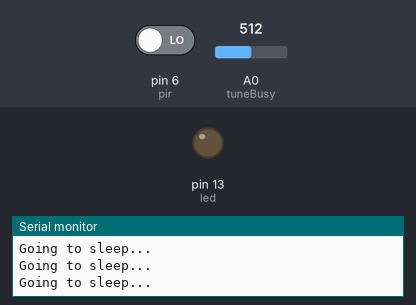
The sketch below on a simulated Arduino Pro Mini, built with avr-gcc and run on an emulated ATmega328P. Parts: output pins drawn as LEDs (lit = HIGH), the last lines printed to the serial monitor. The test bench sets the inputs (shaded band); at power-on: pin 6 (pir) LOW, A0 (tuneBusy) = 512. Sleep ends after the set time or at an interrupt; pins used as bus, display or sensor lines are not drawn.

Above: at 1.8 s.
1.9 s: pin 6 (pir) driven HIGH
At 3.3 s:
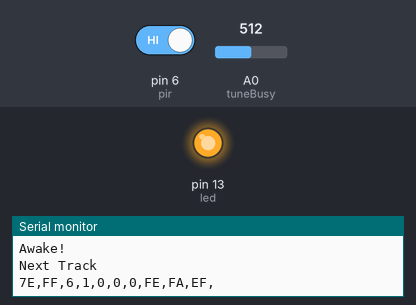
Timing chart, 0 to 4.9 s (numbered marks = the images above; inputs shaded):
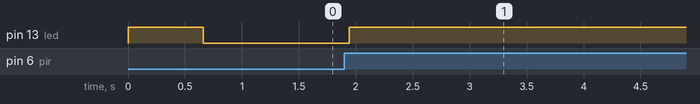

The sketch:

SolarBirdSongUnitv6.ino
```cpp
/*
  The code for a Solar Powered Birdsong Unit
  This is recharged by solar PV power
  It has a PIR which sets off birdsong stored onto
  a SoundOut MP3 Audio Module (EA MOD 1021) from Embedded Adventures
  http://www.embeddedadventures.com/soundout_mp3_module_mod-1021.html

  The power to the sound unit and amplifier are controlled
  using a digital output pin.

  This must have a decent power supply (eg. battery) or it will brown-out reset.

  This runs on a Pro-mini 5V
  It uses a Sound Module MOD-1007 from Embedded adventures. (change to SoundOut MP3 module)
  A li-po rider + PV module is used to recharge a 2000mAh li-ion battery
  A simple PIR sensor is used to trigger the unit.

  To reduce power consumption the unit goes to sleep a LOT.
  A WDT wakes it up every 0.5s to check on the PIR.
  If its triggered the a random sound file is played.
  If not then it just goes back to sleep again.
  Current when asleep = 1-1.5mA
  Current when awake = 20mA
  Current when playing sounds = 100-200mA.

  More infomation here:
  matt@re-innovation.co.uk
  www.re-innovation.co.uk

*/

/*
  Updates:
  5/5/15  First version of the code - Matt Little
  1/6/15  Adding sleep code to reduce power consumption - Matt Little

*/
#include <stdlib.h>
#include "Arduino.h"
#include <avr/sleep.h>
#include <avr/power.h>
#include <avr/wdt.h>
#include <SoftwareSerial.h>
#include <EEPROM.h>

// ***** Digital I/O *********
#define powerControl  5
#define pir 6
#define led 13

// Sound Module Connections
//#define RST 9    // change - pin 11
#define TX 11    // " 12
#define RX 10   // " 13

// Define the MP3 Module's Commands that we'll be using
#define cmdNextTrack  0x01                  // Next track.
#define cmdPrevTrack  0x02                  // Previous track.
#define cmdRepeatPlay 0x11                  // Repeat play.

#define cmdSetVolume  0x06                  // Set Volume to a specified value.
#define cmdSetEq      0x07                  // Set Equalizer to a specified value.
#define cmdReset      0x0c                  // Reset MP3 Module.
#define cmdsdTracks      0x47                // Reset MP3 Module.

// ******* Analogue I/O **********
int tuneBusy = A0;  // Measure when the audio module has finnished.

int savedVolume = 0;                        // EEPROM locations for saving current volume
int savedEq = 2;                            // and equalizer values.

int sensorValue = 0;  // Holds the busy pin sensor value.

boolean busyPin = 0;  // This is a flag for the busyPin

volatile int f_wdt = 1;

SoftwareSerial mp3(RX, TX); // RX, TX

unsigned int volume = 10;                   // Starting MP3 module volume (0 - 31).
unsigned int eq = 0;                        // Normal/Pop/Rock/Jazz/Classic/Base equalizer.

unsigned int playTune = 0;  // This holds a random number from

byte data[10];
char inByte;

// Initialize send buffer for MP3 module command string.
byte cmdBuff[10] = {0x7e,                   // Start Byte, always 0x7e.
                    0xff,                   // Version, always 0xff.
                    0x06,                   // Data length, always 0x06 for us.
                    0x00,                   // Command value.
                    0x00,                   // Feedback, always 0x00 ('No feedback') for us.
                    0x00,                   // Command parameter Hi Byte.
                    0x00,                   // Command paramemer Lo Byte.
                    0x00,                   // Checksum Hi Byte.
                    0x00,                   // Checksum Lo Byte.
                    0xef                    // End Byte, always 0xef.
                   };


/***************************************************
 *  Name:        ISR(WDT_vect)
 *
 *  Returns:     Nothing.
 *
 *  Parameters:  None.
 *
 *  Description: Watchdog Interrupt Service. This
 *               is executed when watchdog timed out.
 *
 ***************************************************/
ISR(WDT_vect)
{
  if (f_wdt == 0)
  {
    f_wdt = 1;
    //Serial.println("WDT");
  }
  else
  {
    // Should never get here
    // Always need to "pat the dog" every 0.5s
    Serial.println("WDT Overrun!!!");
  }
}

/***************************************************
 *  Name:        enterSleep
 *
 *  Returns:     Nothing.
 *
 *  Parameters:  None.
 *
 *  Description: Enters the arduino into sleep mode.
 *
 ***************************************************/
void enterSleep(void)
{
  sleep_enable();

  set_sleep_mode(SLEEP_MODE_PWR_DOWN);

  byte old_ADCSRA = ADCSRA;  // Store the old value to re-enable

  // disable ADC
  ADCSRA = 0;

  byte old_PRR = PRR;  // Store previous version on PRR
  // turn off various modules
  PRR = 0b11111111;

  // clear various "reset" flags
  // MCUSR = 0;

  sleep_cpu();

  /* The program will continue from here. */
  /************* ASLEEP *******************/

  // ZZZZZZZZZZZZZZZZZZZZZZZZZZZZZZZZZZZZ //

  /************** WOKEN UP ***************/
  /* First thing to do is disable sleep. */
  sleep_disable();
  // turn ON various modules USART and ADC
  PRR = old_PRR;
  // enable ADC
  ADCSRA = old_ADCSRA;
}

void setup()
{
  // initialize the digital pin as an output.
  // Pin 13 has an LED connected on most Arduino boards:
  pinMode(pir, INPUT);
  pinMode(powerControl, OUTPUT);
  pinMode(led, OUTPUT);
  pinMode(tuneBusy, INPUT);

  Serial.begin(9600);

  digitalWrite(led, HIGH);
  digitalWrite(powerControl, HIGH);

  mp3.begin(9600);                              // Initialise software serial.
  delay(150);
  sendCommand(cmdReset, 1);                     // Reset MP3 module (command, parameter).
  delay(500);
  mp3.end();
  digitalWrite(led, LOW);             // MP3 module busy signal is active low.
  digitalWrite(powerControl, LOW);

//  /* Clear the reset flag. */
//  MCUSR &= ~(1 << WDRF);
//  /* In order to change WDE or the prescaler, we need to
//   * set WDCE (This will allow updates for 4 clock cycles).
//   */
//  WDTCSR |= (1 << WDCE) | (1 << WDE);
//  /* set new watchdog timeout prescaler value */
//  WDTCSR = 1 << WDP0 | 1 << WDP2; /* 0.5 seconds */
//  /* Enable the WD interrupt (note no reset). */
//  WDTCSR |= _BV(WDIE);
//  delay(10);
}

// Routine to build 10-byte command buffer and write to software serial Tx (MP3 module Rx).
void sendCommand(byte Cmd, unsigned int Param) {
  unsigned int sum = 0;
  cmdBuff[3] = Cmd;                    // Command.
  cmdBuff[5] = (byte) (Param >> 8);    // Param Hi byte.
  cmdBuff[6] = (byte) (Param);         // Param Lo byte.

  for (int i = 1; i < 7; i++) {        // Calculate 16-bit checksum from buffer bytes 1 to 6.
    sum -= cmdBuff[i];
  }

  cmdBuff[7] = (byte) (sum >> 8);      // Add checksum Hi byte to buffer.
  cmdBuff[8] = (byte) sum;             // Add checksum Lo byte to buffer.

  for (int i = 0; i < 10; i++)
  { // Write entire buffer to software serial (mp3).
    mp3.write(cmdBuff[i]);
    Serial.print(cmdBuff[i], HEX);
    Serial.print(',');
  }
  Serial.println();
}

void loop()
{
  /* Toggle the LED */
  // digitalWrite(led, !digitalRead(led));

  // Only if the PIR is activated do we play the tune:
  // This code will just wake up if the PIR is activated
  // If PIR is triggered then it will play a random bird sample.
  // Otherwise it just goes to sleep again
  if (digitalRead(pir) == HIGH)
  {
    Serial.println("PIR TRIGGERED");
    Serial.println("Awake!");
    digitalWrite(powerControl, HIGH);
    digitalWrite(led, HIGH);
    for (int i = 0; i <= 100; i++)
    {
      f_wdt = 0;  // Service the WDT
      delay(10);
    }
    Serial.println("Next Track");
    sendCommand(cmdNextTrack, 0);

    // SHORT DELAY FOR TESTING

   for(int i=0;i<1000;i++)
   {
    sensorValue = analogRead(tuneBusy);
    delay(10);
     f_wdt = 0;  // Service the WDT
    //Serial.println(sensorValue);
   }

//    // Wait until track finished
//    while(sensorValue<=400) // Busy signal is ACTIVE LOW
//    {
//      Serial.println(analogRead(tuneBusy));
//      Serial.println("BUSY");
//      for(int i=0;i<=10;i++)
//      {
//        f_wdt = 0;  // Service the WDT
//        delay(10);
//      }
//      sensorValue = analogRead(tuneBusy);
//    }

    // Switch OFF power
    digitalWrite(powerControl, LOW);
    for (int i = 0; i <= 500; i++)
    {
      f_wdt = 0;  // Service the WDT
      delay(10);
    }
    digitalWrite(led, LOW);             // MP3 module busy signal is active low.
  }
  else
  {
    Serial.println("Going to sleep...");
    /* Re-enter sleep mode. */
    enterSleep();
  }
}
```

Measured:
- after the input at 1.9 s, pin 13 (led): LOW → HIGH at once
